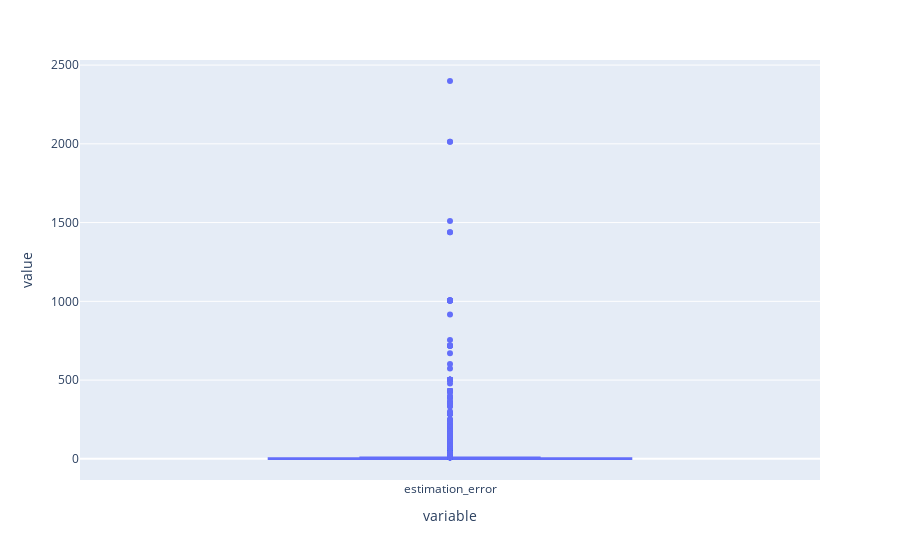

Notebook code for this chart:
### Code cell
# check for outlier
px.box(r1['estimation_error'])

### Figure 1 — Plotly figure (JSON) as saved in the notebook; plotly's stock layout.template omitted (floating-point values rounded to 4 significant figures; data arrays with more than 128 entries replaced by an {"elided": "..."} marker saying what was removed)
{"data": [{"alignmentgroup": "True", "hovertemplate": "variable=%{x}<br>value=%{y}<extra></extra>", "legendgroup": "", "marker": {"color": "#636efa"}, "name": "", "notched": false, "offsetgroup": "", "orientation": "v", "showlegend": false, "type": "box", "x": {"elided": "2478 str values"}, "x0": " ", "xaxis": "x", "y": {"elided": "2478 float values"}, "y0": " ", "yaxis": "y"}], "layout": {"boxmode": "group", "legend": {"tracegroupgap": 0}, "margin": {"t": 60}, "xaxis": {"anchor": "y", "domain": [0, 1], "title": {"text": "variable"}}, "yaxis": {"anchor": "x", "domain": [0, 1], "title": {"text": "value"}}}}
